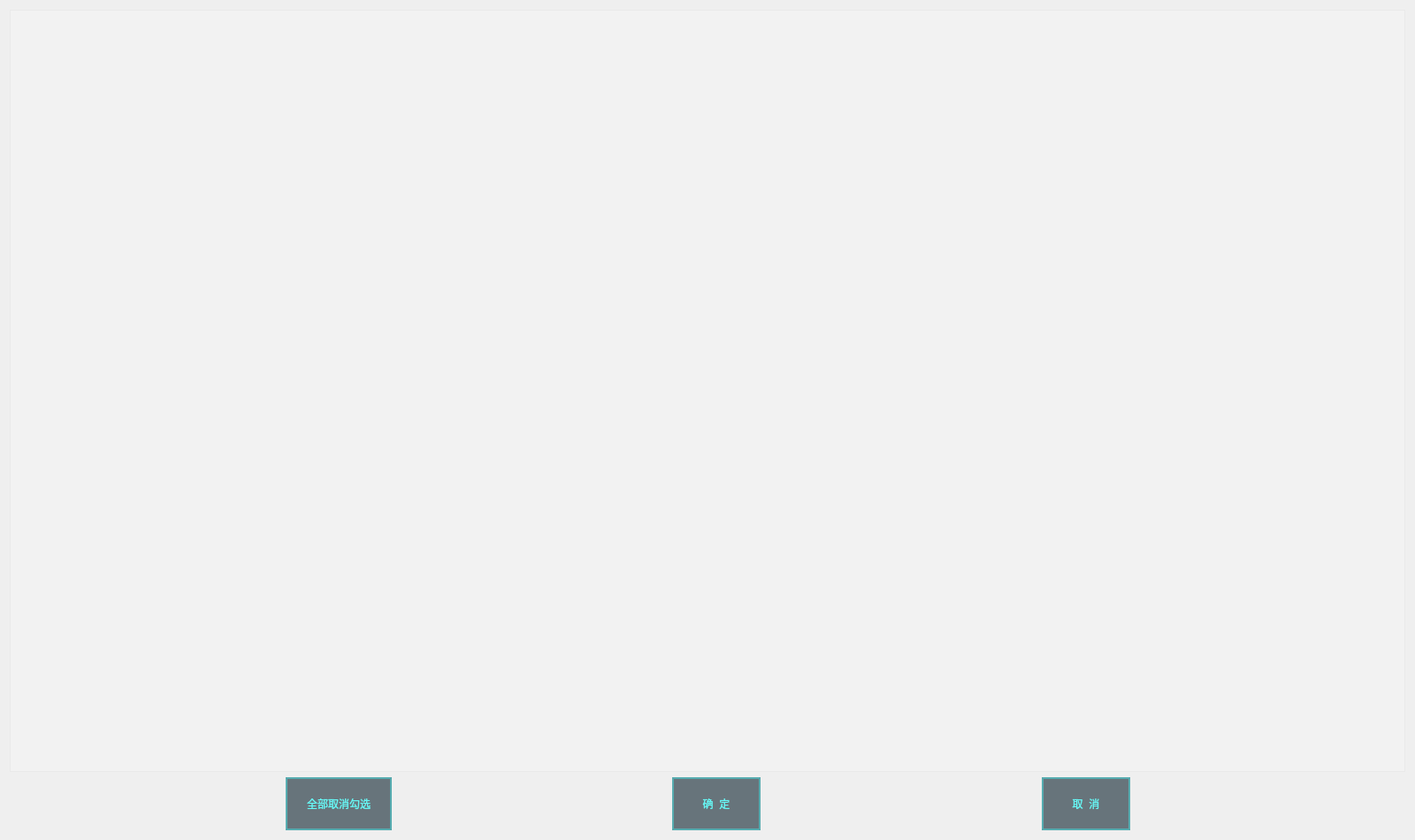
<?xml version="1.0" encoding="UTF-8"?>
<ui version="4.0">
 <class>DialogAllBasePara</class>
 <widget class="QDialog" name="DialogAllBasePara">
  <property name="geometry">
   <rect>
    <x>0</x>
    <y>0</y>
    <width>1600</width>
    <height>950</height>
   </rect>
  </property>
  <property name="windowTitle">
   <string>参数选择</string>
  </property>
  <property name="styleSheet">
   <string notr="true">#DialogAllBasePara{
border-image: url(:/widget/调距桨背景.png);
}

QGroupBox{
	background-color: rgba(16, 57, 70, 1);
	border: 0px solid rgb(111, 255, 255);
	margin-top:3.3ex;
	color: rgba(102, 249, 247, 1);
	font: 12pt &quot;微软雅黑&quot;;
}

QGroupBox::title{
	subcontrol-origin: margin;
	subcontrol-position: top center;
	background-color: rgba(19, 67, 79, 1);
	padding: 7 1000px;
}

QLineEdit{
	background-color: rgba(255, 255, 255,0.2);
	border-width:0;
	border-style:outset;
	color: rgba(102, 249, 247, 1);
	font: 12pt &quot;微软雅黑&quot;;
}

QLabel{
	color: rgba(102, 249, 247, 1);
	font: 12pt &quot;微软雅黑&quot;;
}

QRadioButton{
	color: rgba(102, 249, 247, 1);
	font: 12pt &quot;微软雅黑&quot;;
}

QRadioButton::indicator{
	border-color: rgba(255, 255, 255,0);
	background:transparent;
}


QRadioButton::indicator:checked{
	border-image:url(:/widget/images/green.png)
}

QRadioButton::indicator:unchecked{
	border-image:url(:/widget/images/unchecked.png)
}

QPushButton{
	border: 2px solid rgba(61, 255, 255,0.4);
	background-color: rgba(12, 34, 45, 0.6);
	font: 12pt &quot;微软雅黑&quot;;
	color: rgba(102, 249, 247, 1);
	text-align：center;
}

QPushButton::disabled{
	border: 0px;
	color: rgba(102, 249, 247, 0.3);
	text-align：center;
}

QPushButton::pressed{
	border: 2px solid rgba(61, 255, 255,0.8);
	background-color: rgba(12, 34, 45, 1);
	font: 12pt &quot;微软雅黑&quot;;
}

QPushButton::hover{
	border: 2.5px solid rgba(61, 255, 255,0.8);
	background-color: rgba(12, 34, 45, 0.6);
	font: 75 12pt &quot;微软雅黑&quot;;
}

QDoubleSpinBox{
	border: 0px solid rgba(61, 255, 255,0.4);
	background-color: rgba(255, 255, 255, 0.2);
	font: 12pt &quot;Times New Roman&quot;;
	color: rgba(102, 249, 247, 1);
	text-align：center;
	padding-left:10px;
}


QTabWidget{
	background-color: rgba(19, 67, 79, 1);
	border-color: rgba(19, 67, 79, 1);
	border:0px;
	margin:0px;
}

QTabWidget::pane{
	border:0px;
	margin:0px;
}

QTabWidget::tab-bar {
	left: 2px;
	border:0px;
	margin:0px;
}

QTabBar::tab:first {
	background-color: rgba(11, 49, 61, 1);
	border-color: rgba(11, 49, 61, 1);
	color: rgba(102, 249, 247, 1);
	min-width: 4em;
	min-height:1em;
}
QTabBar::tab {
	font: 12pt &quot;微软雅黑&quot;;
	background-color: rgba(11, 49, 61, 255);
	border-color: rgba(11, 49, 61, 255);
	color: rgba(102, 249, 247, 1);
	min-width: 4em;
	min-height:1em;
}

QTabBar::tab:first:selected {
	min-width: 4em;
	min-height:1em;
}

QTabBar::tab:selected {
margin-bottom:0.2em;
}

QTabBar::tab:!selected{
	min-width: 4em;
	min-height:1em;
}

</string>
  </property>
  <layout class="QGridLayout" name="gridLayout">
   <item row="1" column="1">
    <widget class="QPushButton" name="BtnSetUnchecked">
     <property name="minimumSize">
      <size>
       <width>120</width>
       <height>60</height>
      </size>
     </property>
     <property name="text">
      <string>全部取消勾选</string>
     </property>
    </widget>
   </item>
   <item row="1" column="2">
    <spacer name="horizontalSpacer_3">
     <property name="orientation">
      <enum>Qt::Horizontal</enum>
     </property>
     <property name="sizeHint" stdset="0">
      <size>
       <width>40</width>
       <height>20</height>
      </size>
     </property>
    </spacer>
   </item>
   <item row="1" column="5">
    <widget class="QPushButton" name="BtnCancel">
     <property name="minimumSize">
      <size>
       <width>100</width>
       <height>60</height>
      </size>
     </property>
     <property name="text">
      <string>取  消</string>
     </property>
    </widget>
   </item>
   <item row="1" column="3">
    <widget class="QPushButton" name="BtnOK">
     <property name="minimumSize">
      <size>
       <width>100</width>
       <height>60</height>
      </size>
     </property>
     <property name="text">
      <string>确  定</string>
     </property>
    </widget>
   </item>
   <item row="0" column="0" colspan="7">
    <widget class="QTableWidget" name="tableWidget_BasicVariable">
     <property name="styleSheet">
      <string notr="true">background-color: rgba(255, 255, 255,0.2);</string>
     </property>
     <property name="wordWrap">
      <bool>true</bool>
     </property>
    </widget>
   </item>
   <item row="1" column="6">
    <spacer name="horizontalSpacer">
     <property name="orientation">
      <enum>Qt::Horizontal</enum>
     </property>
     <property name="sizeHint" stdset="0">
      <size>
       <width>40</width>
       <height>20</height>
      </size>
     </property>
    </spacer>
   </item>
   <item row="1" column="0">
    <spacer name="horizontalSpacer_2">
     <property name="orientation">
      <enum>Qt::Horizontal</enum>
     </property>
     <property name="sizeHint" stdset="0">
      <size>
       <width>40</width>
       <height>20</height>
      </size>
     </property>
    </spacer>
   </item>
   <item row="1" column="4">
    <spacer name="horizontalSpacer_4">
     <property name="orientation">
      <enum>Qt::Horizontal</enum>
     </property>
     <property name="sizeHint" stdset="0">
      <size>
       <width>40</width>
       <height>20</height>
      </size>
     </property>
    </spacer>
   </item>
  </layout>
 </widget>
 <resources/>
 <connections/>
</ui>
